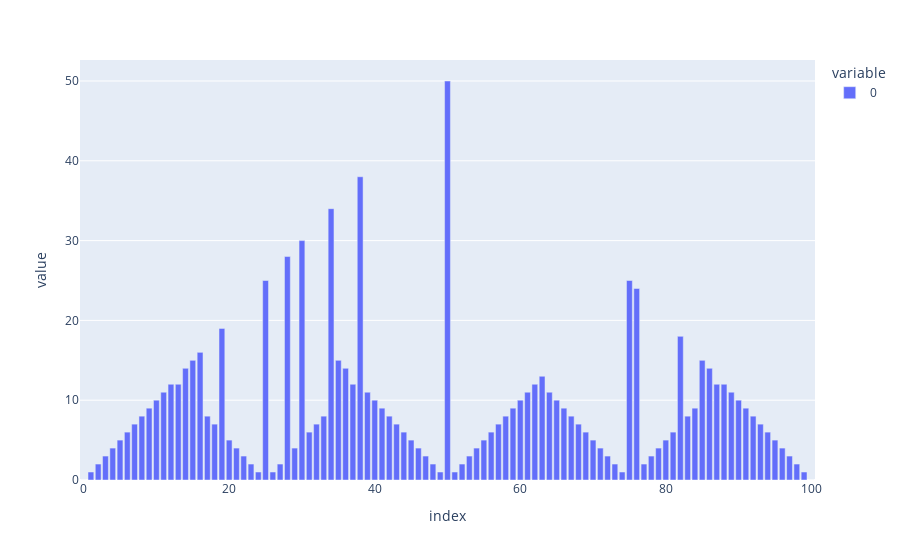

The code cell stored with this chart in its notebook:
### Code cell
# plt.figure(figsize=(12, 6))
# plt.bar(range(len(Pi_star)), Pi_star)

fig = px.bar(Pi_star)
fig.show()

### Figure 1 — Plotly figure (JSON) as saved in the notebook; plotly's stock layout.template omitted (floating-point values rounded to 4 significant figures)
{"data": [{"alignmentgroup": "True", "hovertemplate": "variable=0<br>index=%{x}<br>value=%{y}<extra></extra>", "legendgroup": "0", "marker": {"color": "#636efa", "pattern": {"shape": ""}}, "name": "0", "offsetgroup": "0", "orientation": "v", "showlegend": true, "textposition": "auto", "type": "bar", "x": [0, 1, 2, 3, 4, 5, 6, 7, 8, 9, 10, 11, 12, 13, 14, 15, 16, 17, 18, 19, 20, 21, 22, 23, 24, 25, 26, 27, 28, 29, 30, 31, 32, 33, 34, 35, 36, 37, 38, 39, 40, 41, 42, 43, 44, 45, 46, 47, 48, 49, 50, 51, 52, 53, 54, 55, 56, 57, 58, 59, 60, 61, 62, 63, 64, 65, 66, 67, 68, 69, 70, 71, 72, 73, 74, 75, 76, 77, 78, 79, 80, 81, 82, 83, 84, 85, 86, 87, 88, 89, 90, 91, 92, 93, 94, 95, 96, 97, 98, 99, 100], "xaxis": "x", "y": [0, 1, 2, 3, 4, 5, 6, 7, 8, 9, 10, 11, 12, 12, 14, 15, 16, 8, 7, 19, 5, 4, 3, 2, 1, 25, 1, 2, 28, 4, 30, 6, 7, 8, 34, 15, 14, 12, 38, 11, 10, 9, 8, 7, 6, 5, 4, 3, 2, 1, 50, 1, 2, 3, 4, 5, 6, 7, 8, 9, 10, 11, 12, 13, 11, 10, 9, 8, 7, 6, 5, 4, 3, 2, 1, 25, 24, 2, 3, 4, 5, 6, 18, 8, 9, 15, 14, 12, 12, 11, 10, 9, 8, 7, 6, 5, 4, 3, 2, 1, 0], "yaxis": "y"}], "layout": {"barmode": "relative", "legend": {"title": {"text": "variable"}, "tracegroupgap": 0}, "margin": {"t": 60}, "xaxis": {"anchor": "y", "domain": [0, 1], "title": {"text": "index"}}, "yaxis": {"anchor": "x", "domain": [0, 1], "title": {"text": "value"}}}}
